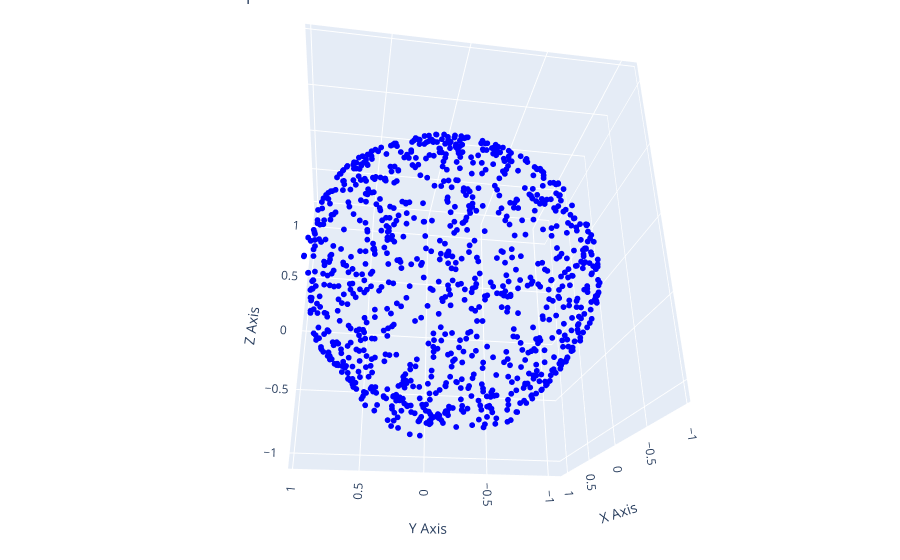

Notebook code cell kept with this figure:
### Code cell
import plotly.graph_objects as go
import numpy as np

# After training, use the learned model to predict the transformed points
predicted_points = neural_network(params, phi_theta)

# Create a Plotly figure
fig = go.Figure(data=[go.Scatter3d(x=predicted_points[:,0],
                                   y=predicted_points[:,1],
                                   z=predicted_points[:,2],
                                   mode='markers',
                                   marker=dict(size=2, color='blue'))])

# Update layout for a better view
fig.update_layout(title="3D Scatter Plot on a Unit Sphere",
                  scene=dict(
                      xaxis_title='X Axis',
                      yaxis_title='Y Axis',
                      zaxis_title='Z Axis'
                  ),
                  margin=dict(l=0, r=0, b=0, t=0))

# Show the plot
fig.show()

### Figure 1 — Plotly figure (JSON) as saved in the notebook; plotly's stock layout.template omitted (floating-point values rounded to 4 significant figures; data arrays with more than 128 entries replaced by an {"elided": "..."} marker saying what was removed)
{"data": [{"marker": {"color": "blue", "size": 2}, "mode": "markers", "type": "scatter3d", "x": {"elided": "1000 float values"}, "y": {"elided": "1000 float values"}, "z": {"elided": "1000 float values"}}], "layout": {"autosize": true, "margin": {"b": 0, "l": 0, "r": 0, "t": 0}, "scene": {"aspectmode": "auto", "aspectratio": {"x": 1.001, "y": 0.9694, "z": 1.031}, "camera": {"center": {"x": 0, "y": 0, "z": 0}, "eye": {"x": -1.926, "y": 0.2982, "z": -0.9437}, "projection": {"type": "perspective"}, "up": {"x": 0, "y": 0, "z": 1}}, "xaxis": {"title": {"text": "X Axis"}, "type": "linear"}, "yaxis": {"title": {"text": "Y Axis"}, "type": "linear"}, "zaxis": {"title": {"text": "Z Axis"}, "type": "linear"}}, "title": {"text": "3D Scatter Plot on a Unit Sphere"}}}
